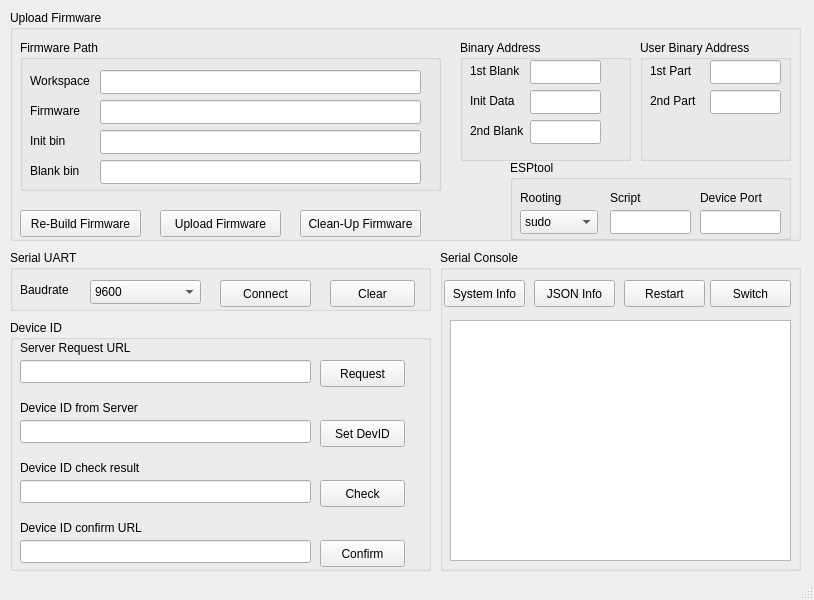
<?xml version="1.0" encoding="UTF-8"?>
<ui version="4.0">
 <class>MainWindow</class>
 <widget class="QMainWindow" name="MainWindow">
  <property name="geometry">
   <rect>
    <x>0</x>
    <y>0</y>
    <width>814</width>
    <height>600</height>
   </rect>
  </property>
  <property name="windowTitle">
   <string>ESP8266 Helper GUI</string>
  </property>
  <widget class="QWidget" name="centralWidget">
   <widget class="QGroupBox" name="Firmware">
    <property name="geometry">
     <rect>
      <x>10</x>
      <y>10</y>
      <width>791</width>
      <height>231</height>
     </rect>
    </property>
    <property name="title">
     <string>Upload Firmware</string>
    </property>
    <widget class="QPushButton" name="btnFirmRebuild">
     <property name="geometry">
      <rect>
       <x>10</x>
       <y>200</y>
       <width>121</width>
       <height>27</height>
      </rect>
     </property>
     <property name="text">
      <string>Re-Build Firmware</string>
     </property>
    </widget>
    <widget class="QGroupBox" name="FirmPath">
     <property name="geometry">
      <rect>
       <x>10</x>
       <y>30</y>
       <width>421</width>
       <height>151</height>
      </rect>
     </property>
     <property name="title">
      <string>Firmware Path</string>
     </property>
     <widget class="QLineEdit" name="txtFirm">
      <property name="geometry">
       <rect>
        <x>80</x>
        <y>60</y>
        <width>321</width>
        <height>24</height>
       </rect>
      </property>
      <property name="readOnly">
       <bool>true</bool>
      </property>
     </widget>
     <widget class="QLabel" name="lblPath">
      <property name="geometry">
       <rect>
        <x>10</x>
        <y>30</y>
        <width>61</width>
        <height>21</height>
       </rect>
      </property>
      <property name="text">
       <string>Workspace</string>
      </property>
     </widget>
     <widget class="QLabel" name="lblIBlankBin">
      <property name="geometry">
       <rect>
        <x>10</x>
        <y>120</y>
        <width>70</width>
        <height>21</height>
       </rect>
      </property>
      <property name="text">
       <string>Blank bin</string>
      </property>
     </widget>
     <widget class="QLabel" name="lblInitBin">
      <property name="geometry">
       <rect>
        <x>10</x>
        <y>90</y>
        <width>70</width>
        <height>21</height>
       </rect>
      </property>
      <property name="text">
       <string>Init bin</string>
      </property>
     </widget>
     <widget class="QLineEdit" name="txtBlankBin">
      <property name="geometry">
       <rect>
        <x>80</x>
        <y>120</y>
        <width>321</width>
        <height>24</height>
       </rect>
      </property>
      <property name="readOnly">
       <bool>true</bool>
      </property>
     </widget>
     <widget class="QLineEdit" name="txtPath">
      <property name="geometry">
       <rect>
        <x>80</x>
        <y>30</y>
        <width>321</width>
        <height>24</height>
       </rect>
      </property>
      <property name="readOnly">
       <bool>true</bool>
      </property>
     </widget>
     <widget class="QLabel" name="lblFirm">
      <property name="geometry">
       <rect>
        <x>10</x>
        <y>60</y>
        <width>61</width>
        <height>21</height>
       </rect>
      </property>
      <property name="text">
       <string>Firmware</string>
      </property>
     </widget>
     <widget class="QLineEdit" name="txtInitBin">
      <property name="geometry">
       <rect>
        <x>80</x>
        <y>90</y>
        <width>321</width>
        <height>24</height>
       </rect>
      </property>
      <property name="readOnly">
       <bool>true</bool>
      </property>
     </widget>
    </widget>
    <widget class="QGroupBox" name="FirmAddress">
     <property name="geometry">
      <rect>
       <x>450</x>
       <y>30</y>
       <width>171</width>
       <height>121</height>
      </rect>
     </property>
     <property name="title">
      <string>Binary Address</string>
     </property>
     <widget class="QLineEdit" name="txtAddrBlank1">
      <property name="geometry">
       <rect>
        <x>70</x>
        <y>20</y>
        <width>71</width>
        <height>24</height>
       </rect>
      </property>
     </widget>
     <widget class="QLabel" name="lblAddrBlank1">
      <property name="geometry">
       <rect>
        <x>10</x>
        <y>20</y>
        <width>54</width>
        <height>21</height>
       </rect>
      </property>
      <property name="text">
       <string>1st Blank</string>
      </property>
     </widget>
     <widget class="QLabel" name="lblAddrInit">
      <property name="geometry">
       <rect>
        <x>10</x>
        <y>50</y>
        <width>54</width>
        <height>21</height>
       </rect>
      </property>
      <property name="text">
       <string>Init Data</string>
      </property>
     </widget>
     <widget class="QLineEdit" name="txtAddrInit">
      <property name="geometry">
       <rect>
        <x>70</x>
        <y>50</y>
        <width>71</width>
        <height>24</height>
       </rect>
      </property>
     </widget>
     <widget class="QLineEdit" name="txtAddrBlank2">
      <property name="geometry">
       <rect>
        <x>70</x>
        <y>80</y>
        <width>71</width>
        <height>24</height>
       </rect>
      </property>
     </widget>
     <widget class="QLabel" name="lblAddrBlank2">
      <property name="geometry">
       <rect>
        <x>10</x>
        <y>80</y>
        <width>54</width>
        <height>21</height>
       </rect>
      </property>
      <property name="text">
       <string>2nd Blank</string>
      </property>
     </widget>
    </widget>
    <widget class="QGroupBox" name="FirmUser">
     <property name="geometry">
      <rect>
       <x>630</x>
       <y>30</y>
       <width>151</width>
       <height>121</height>
      </rect>
     </property>
     <property name="title">
      <string>User Binary Address</string>
     </property>
     <widget class="QLabel" name="lblAddrUser1">
      <property name="geometry">
       <rect>
        <x>10</x>
        <y>20</y>
        <width>54</width>
        <height>21</height>
       </rect>
      </property>
      <property name="text">
       <string>1st Part</string>
      </property>
     </widget>
     <widget class="QLineEdit" name="txtAddrUser1">
      <property name="geometry">
       <rect>
        <x>70</x>
        <y>20</y>
        <width>71</width>
        <height>24</height>
       </rect>
      </property>
      <property name="readOnly">
       <bool>true</bool>
      </property>
     </widget>
     <widget class="QLabel" name="lblAddrUser2">
      <property name="geometry">
       <rect>
        <x>10</x>
        <y>50</y>
        <width>54</width>
        <height>21</height>
       </rect>
      </property>
      <property name="text">
       <string>2nd Part</string>
      </property>
     </widget>
     <widget class="QLineEdit" name="txtAddrUser2">
      <property name="geometry">
       <rect>
        <x>70</x>
        <y>50</y>
        <width>71</width>
        <height>24</height>
       </rect>
      </property>
      <property name="readOnly">
       <bool>true</bool>
      </property>
     </widget>
    </widget>
    <widget class="QGroupBox" name="ESPtool">
     <property name="geometry">
      <rect>
       <x>500</x>
       <y>150</y>
       <width>281</width>
       <height>80</height>
      </rect>
     </property>
     <property name="title">
      <string>ESPtool</string>
     </property>
     <widget class="QLabel" name="lblESProot">
      <property name="geometry">
       <rect>
        <x>10</x>
        <y>30</y>
        <width>81</width>
        <height>16</height>
       </rect>
      </property>
      <property name="text">
       <string>Rooting</string>
      </property>
     </widget>
     <widget class="QLineEdit" name="txtESPport">
      <property name="geometry">
       <rect>
        <x>190</x>
        <y>50</y>
        <width>81</width>
        <height>24</height>
       </rect>
      </property>
     </widget>
     <widget class="QLineEdit" name="txtESPtool">
      <property name="geometry">
       <rect>
        <x>100</x>
        <y>50</y>
        <width>81</width>
        <height>24</height>
       </rect>
      </property>
     </widget>
     <widget class="QLabel" name="lblESPtool">
      <property name="geometry">
       <rect>
        <x>100</x>
        <y>30</y>
        <width>81</width>
        <height>16</height>
       </rect>
      </property>
      <property name="text">
       <string>Script</string>
      </property>
     </widget>
     <widget class="QLabel" name="lblESPport">
      <property name="geometry">
       <rect>
        <x>190</x>
        <y>30</y>
        <width>71</width>
        <height>16</height>
       </rect>
      </property>
      <property name="text">
       <string>Device Port</string>
      </property>
     </widget>
     <widget class="QComboBox" name="cmbESProot">
      <property name="geometry">
       <rect>
        <x>10</x>
        <y>50</y>
        <width>78</width>
        <height>24</height>
       </rect>
      </property>
      <property name="currentIndex">
       <number>1</number>
      </property>
      <item>
       <property name="text">
        <string>none</string>
       </property>
      </item>
      <item>
       <property name="text">
        <string>sudo</string>
       </property>
      </item>
      <item>
       <property name="text">
        <string>su</string>
       </property>
      </item>
      <item>
       <property name="text">
        <string>gksudo</string>
       </property>
      </item>
      <item>
       <property name="text">
        <string>gksu</string>
       </property>
      </item>
      <item>
       <property name="text">
        <string>kdesudo</string>
       </property>
      </item>
      <item>
       <property name="text">
        <string>kdesu</string>
       </property>
      </item>
     </widget>
    </widget>
    <widget class="QPushButton" name="btnFirmUpload">
     <property name="geometry">
      <rect>
       <x>150</x>
       <y>200</y>
       <width>121</width>
       <height>27</height>
      </rect>
     </property>
     <property name="text">
      <string>Upload Firmware</string>
     </property>
    </widget>
    <widget class="QPushButton" name="btnFirmClean">
     <property name="geometry">
      <rect>
       <x>290</x>
       <y>200</y>
       <width>121</width>
       <height>27</height>
      </rect>
     </property>
     <property name="text">
      <string>Clean-Up Firmware</string>
     </property>
    </widget>
   </widget>
   <widget class="QGroupBox" name="DeviceID">
    <property name="geometry">
     <rect>
      <x>10</x>
      <y>320</y>
      <width>421</width>
      <height>251</height>
     </rect>
    </property>
    <property name="title">
     <string>Device ID</string>
    </property>
    <widget class="QLineEdit" name="txtServReq">
     <property name="geometry">
      <rect>
       <x>10</x>
       <y>40</y>
       <width>291</width>
       <height>23</height>
      </rect>
     </property>
     <property name="readOnly">
      <bool>true</bool>
     </property>
    </widget>
    <widget class="QLabel" name="lblServReq">
     <property name="geometry">
      <rect>
       <x>10</x>
       <y>20</y>
       <width>111</width>
       <height>16</height>
      </rect>
     </property>
     <property name="text">
      <string>Server Request URL</string>
     </property>
    </widget>
    <widget class="QPushButton" name="btnServReq">
     <property name="geometry">
      <rect>
       <x>310</x>
       <y>40</y>
       <width>85</width>
       <height>27</height>
      </rect>
     </property>
     <property name="text">
      <string>Request</string>
     </property>
    </widget>
    <widget class="QLineEdit" name="txtDeviceID">
     <property name="geometry">
      <rect>
       <x>10</x>
       <y>100</y>
       <width>291</width>
       <height>23</height>
      </rect>
     </property>
     <property name="readOnly">
      <bool>true</bool>
     </property>
    </widget>
    <widget class="QPushButton" name="btnSetDevID">
     <property name="geometry">
      <rect>
       <x>310</x>
       <y>100</y>
       <width>85</width>
       <height>27</height>
      </rect>
     </property>
     <property name="text">
      <string>Set DevID</string>
     </property>
    </widget>
    <widget class="QLabel" name="lblSetDevID">
     <property name="geometry">
      <rect>
       <x>10</x>
       <y>80</y>
       <width>131</width>
       <height>16</height>
      </rect>
     </property>
     <property name="text">
      <string>Device ID from Server</string>
     </property>
    </widget>
    <widget class="QLineEdit" name="txtConfirm">
     <property name="geometry">
      <rect>
       <x>10</x>
       <y>220</y>
       <width>291</width>
       <height>23</height>
      </rect>
     </property>
     <property name="readOnly">
      <bool>true</bool>
     </property>
    </widget>
    <widget class="QPushButton" name="btnConfirm">
     <property name="geometry">
      <rect>
       <x>310</x>
       <y>220</y>
       <width>85</width>
       <height>27</height>
      </rect>
     </property>
     <property name="text">
      <string>Confirm</string>
     </property>
    </widget>
    <widget class="QLabel" name="lblConfirm">
     <property name="geometry">
      <rect>
       <x>10</x>
       <y>200</y>
       <width>171</width>
       <height>16</height>
      </rect>
     </property>
     <property name="text">
      <string>Device ID confirm URL</string>
     </property>
    </widget>
    <widget class="QLabel" name="lblChkDevID">
     <property name="geometry">
      <rect>
       <x>10</x>
       <y>140</y>
       <width>171</width>
       <height>16</height>
      </rect>
     </property>
     <property name="text">
      <string>Device ID check result </string>
     </property>
    </widget>
    <widget class="QLineEdit" name="txtChkDevID">
     <property name="geometry">
      <rect>
       <x>10</x>
       <y>160</y>
       <width>291</width>
       <height>23</height>
      </rect>
     </property>
     <property name="readOnly">
      <bool>true</bool>
     </property>
    </widget>
    <widget class="QPushButton" name="btnChkDevID">
     <property name="geometry">
      <rect>
       <x>310</x>
       <y>160</y>
       <width>85</width>
       <height>27</height>
      </rect>
     </property>
     <property name="text">
      <string>Check</string>
     </property>
    </widget>
   </widget>
   <widget class="QGroupBox" name="Serial">
    <property name="geometry">
     <rect>
      <x>10</x>
      <y>250</y>
      <width>421</width>
      <height>61</height>
     </rect>
    </property>
    <property name="title">
     <string>Serial UART</string>
    </property>
    <widget class="QLabel" name="lblBaud">
     <property name="geometry">
      <rect>
       <x>10</x>
       <y>30</y>
       <width>51</width>
       <height>20</height>
      </rect>
     </property>
     <property name="text">
      <string>Baudrate</string>
     </property>
    </widget>
    <widget class="QComboBox" name="cmbBaud">
     <property name="geometry">
      <rect>
       <x>80</x>
       <y>30</y>
       <width>111</width>
       <height>24</height>
      </rect>
     </property>
     <item>
      <property name="text">
       <string>9600</string>
      </property>
     </item>
     <item>
      <property name="text">
       <string>19200</string>
      </property>
     </item>
     <item>
      <property name="text">
       <string>38400</string>
      </property>
     </item>
     <item>
      <property name="text">
       <string>57600</string>
      </property>
     </item>
     <item>
      <property name="text">
       <string>115200</string>
      </property>
     </item>
    </widget>
    <widget class="QPushButton" name="btnConnect">
     <property name="geometry">
      <rect>
       <x>210</x>
       <y>30</y>
       <width>91</width>
       <height>27</height>
      </rect>
     </property>
     <property name="text">
      <string>Connect</string>
     </property>
    </widget>
    <widget class="QPushButton" name="btnClear">
     <property name="geometry">
      <rect>
       <x>320</x>
       <y>30</y>
       <width>85</width>
       <height>27</height>
      </rect>
     </property>
     <property name="text">
      <string>Clear</string>
     </property>
    </widget>
   </widget>
   <widget class="QGroupBox" name="Console">
    <property name="geometry">
     <rect>
      <x>440</x>
      <y>250</y>
      <width>361</width>
      <height>321</height>
     </rect>
    </property>
    <property name="title">
     <string>Serial Console</string>
    </property>
    <widget class="QPushButton" name="btnInfoJSON">
     <property name="geometry">
      <rect>
       <x>94</x>
       <y>30</y>
       <width>81</width>
       <height>27</height>
      </rect>
     </property>
     <property name="text">
      <string>JSON Info</string>
     </property>
    </widget>
    <widget class="QPushButton" name="btnRestart">
     <property name="geometry">
      <rect>
       <x>184</x>
       <y>30</y>
       <width>81</width>
       <height>27</height>
      </rect>
     </property>
     <property name="text">
      <string>Restart</string>
     </property>
    </widget>
    <widget class="QPushButton" name="btnSwitch">
     <property name="geometry">
      <rect>
       <x>270</x>
       <y>30</y>
       <width>81</width>
       <height>27</height>
      </rect>
     </property>
     <property name="text">
      <string>Switch</string>
     </property>
    </widget>
    <widget class="QPushButton" name="btnInfoSystem">
     <property name="geometry">
      <rect>
       <x>4</x>
       <y>30</y>
       <width>81</width>
       <height>27</height>
      </rect>
     </property>
     <property name="text">
      <string>System Info</string>
     </property>
    </widget>
    <widget class="QPlainTextEdit" name="txtConsole">
     <property name="geometry">
      <rect>
       <x>10</x>
       <y>70</y>
       <width>341</width>
       <height>241</height>
      </rect>
     </property>
     <property name="readOnly">
      <bool>true</bool>
     </property>
    </widget>
   </widget>
  </widget>
  <widget class="QStatusBar" name="statusBar"/>
 </widget>
 <resources/>
 <connections/>
</ui>
